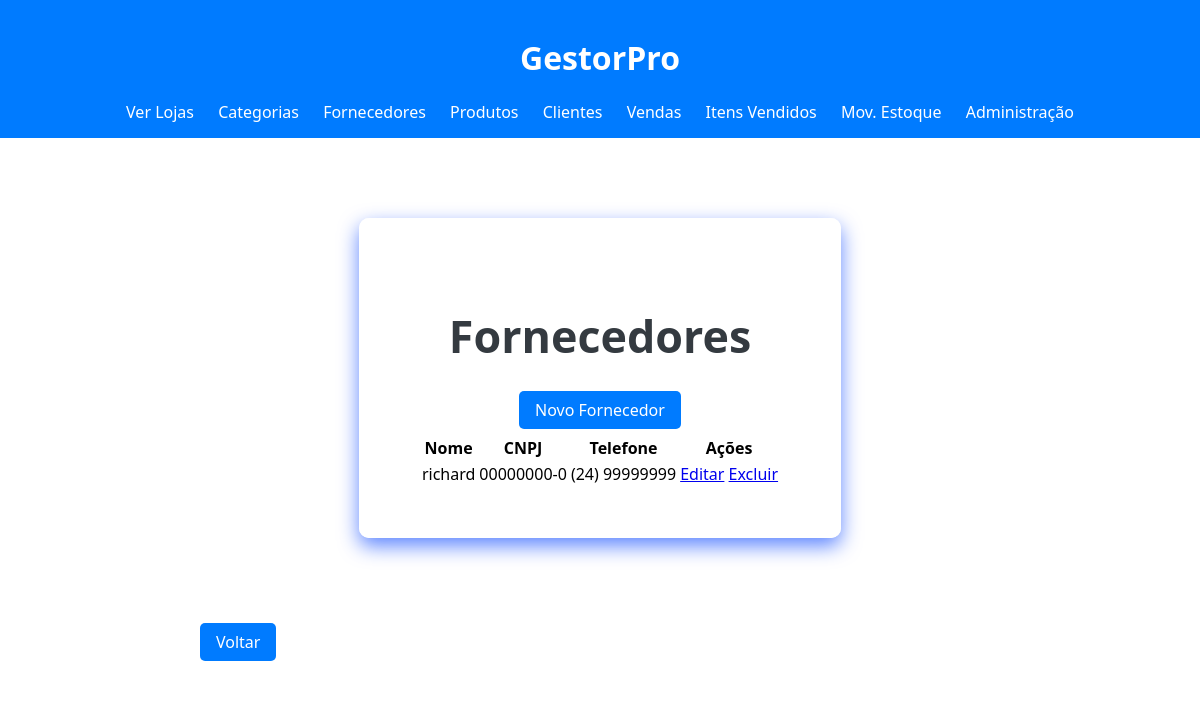
Page /fornecedores/ (signed in) on the committed database.
### loja_app/models.py (models this page shows, shortened)
class Fornecedor(models.Model):
    nome = models.CharField(max_length=200, verbose_name="Nome do Fornecedor")
    cnpj = models.CharField(max_length=20, verbose_name="CNPJ", unique=True, blank=True, null=True)
    telefone = models.CharField(max_length=15, verbose_name="Telefone", blank=True, null=True)
    email = models.EmailField(verbose_name="E-mail", blank=True, null=True)

### loja_app/views.py (the view)
# urls.py: path('fornecedores/', views.lista_fornecedores, name='lista_fornecedores'),
@staff_member_required
def lista_fornecedores(request):
    fornecedores = Fornecedor.objects.all()
    return render(request, 'loja_app/fornecedor_list.html', {'fornecedores': fornecedores})

### loja_app/templates/loja_app/fornecedor_list.html (shortened to what this page needs)
{% extends 'loja_app/base.html' %}
{% load static %}
{% block body_class %}dashboard-page{% endblock %}
{% block extra_css %}
<link rel="stylesheet" href="{% static 'loja_app/css/home.css' %}">
{% endblock %}
{% block content %}
    <div class="dashboard-simple-container">
        <div class="dashboard-simple-content">
            <h2>Fornecedores</h2>
            <a href="{% url 'cadastrar_fornecedor' %}" class="botao">Novo Fornecedor</a>
            <table>
                <thead>
                    <tr>
                        <th>Nome</th>
                        <th>CNPJ</th>
                        <th>Telefone</th>
                        <th>Ações</th>
                    </tr>
                </thead>
                <tbody>
                    {% for fornecedor in fornecedores %}
                    <tr>
                        <td>{{ fornecedor.nome }}</td>
                        <td>{{ fornecedor.cnpj|default:"-" }}</td>
                        <td>{{ fornecedor.telefone|default:"-" }}</td>
                        <td>
                            <a href="{% url 'editar_fornecedor' fornecedor.id %}">Editar</a>
                            <a href="{% url 'excluir_fornecedor' fornecedor.id %}">Excluir</a>
                        </td>
                    </tr>
                    {% empty %}
                    <p><td colspan="4">Nenhum fornecedor cadastrado.</td></p>
                    {% endfor %}
                </tbody>
            </table>
        </div>
    </div>
    <div class="back-button-container" style="margin-top: 20px;">
                <a href="{% url 'dashboard' %}" class="botao">Voltar</a>
            </div>
{% endblock %}

### loja_app/static/loja_app/css/base.css (style rules this page uses)
body { font-family: Arial, sans-serif; margin: 0; background-color: #ffffff; }
.botao { align-items: center; display: inline-block; background-color: #007bff; color: white; padding: 8px 16px; text-decoration: none; border-radius: 5px; margin: 5px 0; }

### loja_app/static/loja_app/css/home.css (style rules this page uses)
body.dashboard-page { background-image: url('https://static.vecteezy.com/ti/vetor-gratis/p1/20970628-conexao-de-rede-global-ponto-de-mapa-mundial-e-conceito-de-composicao-de-linha-de-negocios-globais-ilustracaoial-vetor.jpg'); background-repeat: no-repeat; background-position: center; background-size: cover; background-attachment: fixed; margin: 0; font-family: 'Segoe UI', Tahoma, Geneva, Verdana, sans-serif; }
.dashboard-simple-container { display: flex; justify-content: center; align-items: center; padding: 60px 20px; }
.dashboard-simple-content { background-color: rgba(255, 255, 255, 0.95); padding: 50px 60px; border-radius: 10px; max-width: 800px; box-shadow: 0 8px 20px rgba(0, 64, 255, 0.63); text-align: center; }
.dashboard-simple-content h2 { color: #343a40; font-size: 2.8em; margin-bottom: 20px; }

### rows in the picture
Fornecedor: nome "richard", cnpj "00000000-0", telefone "(24) 99999999"
